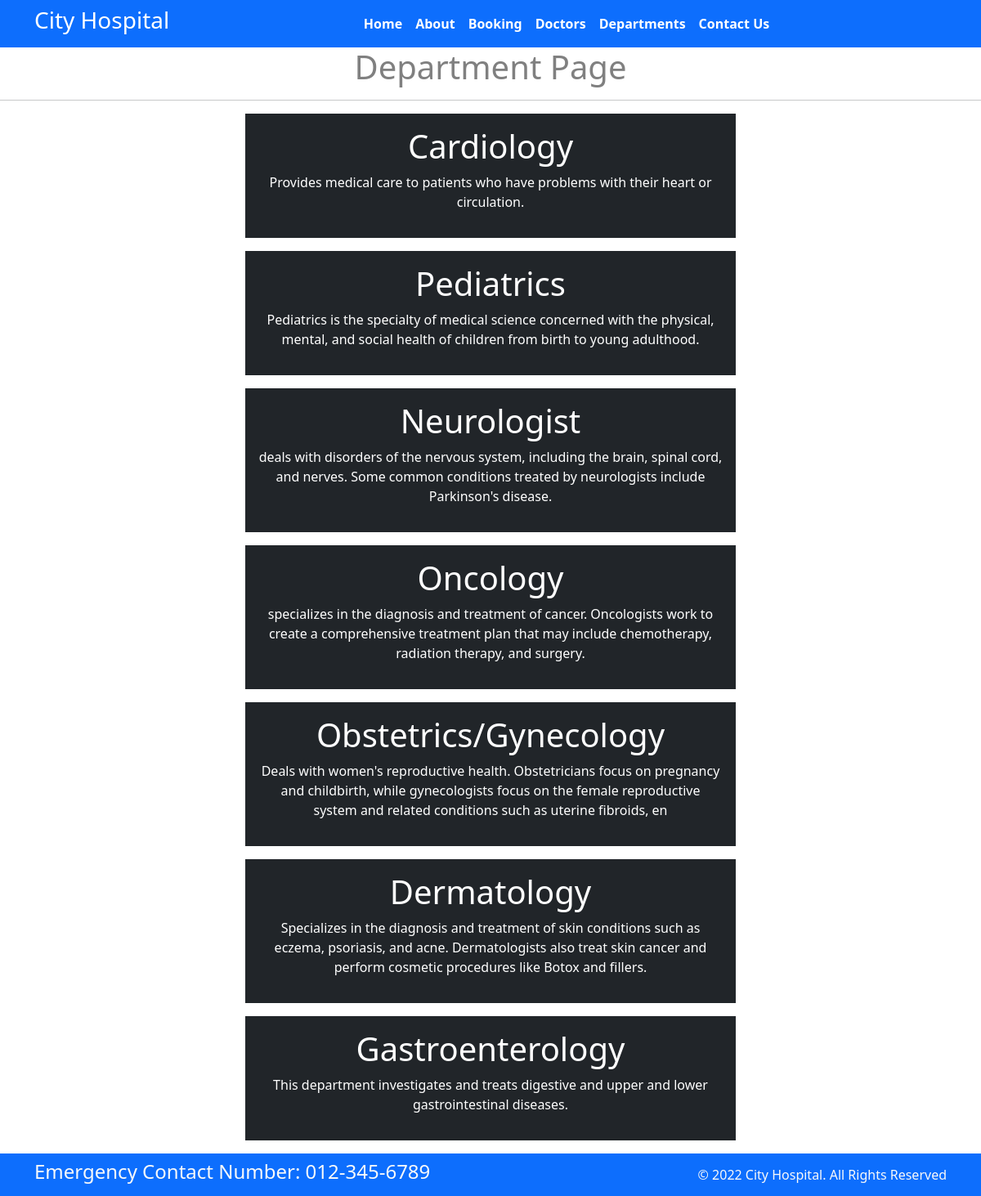
Screenshot of /department with the database file from the repository.
### Home/models.py (models this page shows, shortened)
class Department(models.Model):
    dep_name= models.CharField (max_length=100)
    dep_description= models.TextField(max_length=200)

### Home/views.py (the view)
# urls.py: path("department", views.department,name="department"),
def department(request):
    dict_dept={
        "dept":Department.objects.all()
    }
    return render(request,"department.html", dict_dept)

### Templates/department.html (shortened to what this page needs)
{% extends "base.html" %}
{%block content%}
<h1 class="text-center" style="color:gray">Department Page</h1>
<hr>
{%for d in dept %}
<div class="mx-auto w-50 bg-info bg-dark text-light success text-center text-white p-3 my-3 ">
<h1>{{d.dep_name}}</h1>
<p>{{d.dep_description}}</p>
</div>
{%endfor%}
{%endblock%}

### Templates/base.html (shortened to what this page needs)
{% load static  %}
<!DOCTYPE html>
<html>
  <head>
    <link
      rel="stylesheet"
      href="https://cdn.jsdelivr.net/npm/bootstrap@5.1.3/dist/css/bootstrap.min.css"
    />
    <link
      rel="stylesheet"
      href="https://use.fontawesome.com/releases/v5.2.0/css/all.css"
    />
    <link rel="stylesheet" href="{% static 'css/style.css' %}">
  </head>
  <body>
    <nav class="navbar bg-primary navbar-expand-md">
      <div class="container">
        <div class="col-2 text-left pl-md-0">
          <h3 class="text-white">City Hospital</h3>
        </div>
        <div
          class="collapse navbar-collapse justify-content-center col-md-8 navbar-collapse-3"
        >
          <ul class="navbar-nav justify-content-center fw-bold">
            <li class="nav-item active">
              <a class="nav-link text-white" href="{%url 'home' %}">Home </a>
            </li>
            <li class="nav-item">
              <a class="nav-link text-white" href="{%url 'about' %}">About</a>
            </li>
            <li class="nav-item">
              <a class="nav-link text-white" href="{%url 'booking' %}">Booking</a>
            </li>
            <li class="nav-item">
              <a class="nav-link text-white" href="{%url 'doctor' %}">Doctors</a>
            </li>
            <li class="nav-item">
              <a class="nav-link text-white" href="{%url 'department' %}">Departments</a>
            </li>
            <li class="nav-item">
              <a class="nav-link text-white" href="{%url 'contact' %}">Contact Us</a>
            </li>
          </ul>
        </div>
      </div>
    </nav>
    {%block content%} {%endblock%}
    <section class="">
      <footer class="pt-2 pb-2 bg-primary text-light">
        <div class="container">
          <div class="row align-items-center">
            <div class="col-12 col-md-8">
              <h4>Emergency Contact Number: 012-345-6789</h4>
            </div>
            <div class="col-12 col-md-4 mt-4 mt-md-0 text-center text-md-end">
              © 2022 City Hospital. All Rights Reserved
            </div>
          </div>
        </div>
      </footer>
    </section>
  </body>
</html>

### rows the page displays
Department: dep_name "Cardiology", dep_description "Provides medical care to patients who have problems with their heart or circulation."
Department: dep_name "Pediatrics", dep_description "Pediatrics is the specialty of medical science concerned with the physical, mental, and social health of children from birth to young adulthood."
Department: dep_name "Neurologist", dep_description "deals with disorders of the nervous system, including the brain, spinal cord, and nerves. Some common conditions treated by neurologists include Parkinson's disease."
Department: dep_name "Oncology", dep_description "specializes in the diagnosis and treatment of cancer. Oncologists work to create a comprehensive treatment plan that may include chemotherapy, radiation therapy, and surgery."
Department: dep_name "Obstetrics/Gynecology", dep_description "Deals with women's reproductive health. Obstetricians focus on pregnancy and childbirth, while gynecologists focus on the female reproductive system and related conditions such as uterine fibroids, en"
Department: dep_name "Dermatology", dep_description "Specializes in the diagnosis and treatment of skin conditions such as eczema, psoriasis, and acne. Dermatologists also treat skin cancer and perform cosmetic procedures like Botox and fillers."
Department: dep_name "Gastroenterology", dep_description "This department investigates and treats digestive and upper and lower gastrointestinal diseases."
